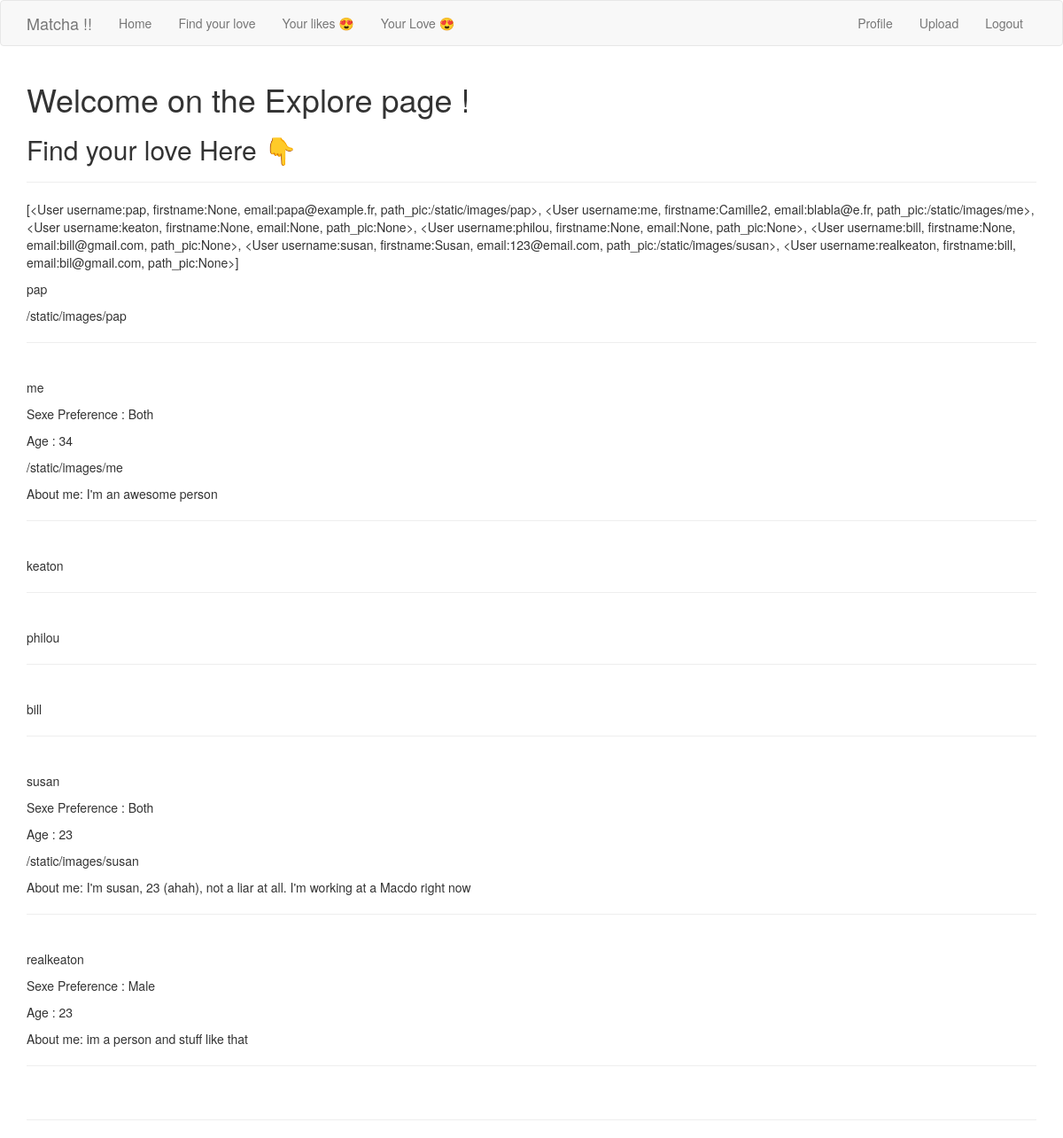
Page /explore/ (signed in) on the committed database.
### app/models.py (models this page shows, shortened)
class User(UserMixin, db.Model):
    id = db.Column(db.Integer, primary_key=True)
    username = db.Column(db.String(64), index=True, unique=True)
    firstname = db.Column(db.String(64), index=True)
    email = db.Column(db.String(120), index=True, unique=True)
    password_hash = db.Column(db.String(128))
    age = db.Column(db.Integer, index=True)
    sexpref = db.Column(db.String(64), index=True)
    fame = db.Column(db.Integer, index=True)
    bio = db.Column(db.String(256), index=True)
    last_seen = db.Column(db.DateTime, default=datetime.utcnow)
    path_pic = db.Column(db.String(120), index=True, default=None)
    liked = db.relationship(
        'User', secondary=likes,
        primaryjoin=(likes.c.likes_id == id),
        secondaryjoin=(likes.c.liked_id == id),
        backref=db.backref('likes', lazy='dynamic'),lazy='dynamic'
    )
    def __repr__(self):
        return '<User username:{}, firstname:{}, email:{}, path_pic:{}>'.format(self.username, self.firstname, self.email, self.path_pic)

### app/routes.py (the view)
@app.route('/explore/')
@login_required
def explore():
    profile_list = User.query.all()
    print(profile_list)
    return render_template('explore.html', title='Explore', profile_list=profile_list)

### app/models.py (called while the page is built)
@login.user_loader
def load_user(id):
    return User.query.get(int(id))

### app/routes.py (called while the page is built)
@app.before_request
def before_request():
    if current_user.is_authenticated:
        current_user.last_seen = datetime.utcnow()
        db.session.commit()

### app/templates/explore.html
{% extends "base.html" %}
{% block app_content %}
    <h1>Welcome on the Explore page !</h1>
    <h2>Find your love Here 👇</h2>
    <hr>
    <p>{{ profile_list }}</p>
    {% for profile in profile_list %}
        {% include '_sumup.html' %}
    {% endfor %}
    <hr>
{% endblock %}

### app/templates/_sumup.html
<p>{{profile.username}}</p>
{% if profile.sexpref %} <p>Sexe Preference : {{profile.sexpref}}</p>{% endif %}
{% if profile.age %} <p>Age : {{profile.age}}</p>{% endif %}
{% if profile.path_pic %} <p>{{profile.path_pic}}</p>{% endif %}
{% if profile.bio %} <p>About me: {{profile.bio}}</p>{% endif %}
<hr>
<br>

### rows in the picture
User: username+firstname+email "[<User username:pap, firstname:None, email:papa@example.fr, path_pic:/static/images/pap>, <User username:me, firstname:Camille2, email:blabla@e.fr, path_pic:/static/images/me>, <User username:keaton, firstname:None, email:None, path_pic:None>, <User username:philou, firstname:None, email:None, path_pic:None>, <User username:bill, firstname:None, email:bill@gmail.com, path_pic:None>, <User username:susan, firstname:Susan, email:123@email.com, path_pic:/static/images/susan>, <User username:realkeaton, firstname:bill, email:bil@gmail.com, path_pic:None>]", username "pap", path_pic "/static/images/pap"
User: username "me", sexpref "Both", age "34", path_pic "/static/images/me", bio "I'm an awesome person"
User: username "keaton"
User: username "philou"
User: username "bill"
User: username "susan", sexpref "Both", age "23", path_pic "/static/images/susan", bio "I'm susan, 23 (ahah), not a liar at all. I'm working at a Macdo right now"
User: username "realkeaton", sexpref "Male", age "23", bio "im a person and stuff like that"
